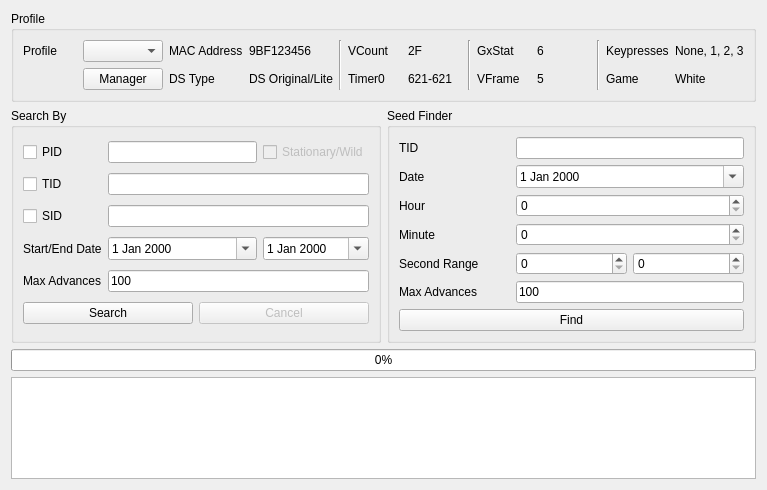
<?xml version="1.0" encoding="UTF-8"?>
<ui version="4.0">
 <class>IDs5</class>
 <widget class="QWidget" name="IDs5">
  <property name="geometry">
   <rect>
    <x>0</x>
    <y>0</y>
    <width>767</width>
    <height>490</height>
   </rect>
  </property>
  <property name="windowTitle">
   <string>Gen 5 TID/SID</string>
  </property>
  <layout class="QGridLayout" name="gridLayout">
   <item row="0" column="0" colspan="2">
    <widget class="QGroupBox" name="groupBoxProfile">
     <property name="title">
      <string>Profile</string>
     </property>
     <layout class="QGridLayout" name="gridLayout_5">
      <item row="0" column="2">
       <widget class="QLabel" name="labelProfileMACAddress">
        <property name="text">
         <string>MAC Address</string>
        </property>
       </widget>
      </item>
      <item row="0" column="7" rowspan="2">
       <widget class="Line" name="line_2">
        <property name="orientation">
         <enum>Qt::Vertical</enum>
        </property>
       </widget>
      </item>
      <item row="1" column="6">
       <widget class="QLabel" name="labelProfileTimer0Value">
        <property name="text">
         <string notr="true">621-621</string>
        </property>
       </widget>
      </item>
      <item row="0" column="1">
       <widget class="QComboBox" name="comboBoxProfiles"/>
      </item>
      <item row="0" column="3">
       <widget class="QLabel" name="labelProfileMACAddressValue">
        <property name="text">
         <string notr="true">9BF123456</string>
        </property>
       </widget>
      </item>
      <item row="1" column="3">
       <widget class="QLabel" name="labelProfileDSTypeValue">
        <property name="text">
         <string>DS Original/Lite</string>
        </property>
       </widget>
      </item>
      <item row="0" column="12">
       <widget class="QLabel" name="labelProfileKeypressesValue">
        <property name="text">
         <string>None, 1, 2, 3</string>
        </property>
       </widget>
      </item>
      <item row="0" column="0">
       <widget class="QLabel" name="labelProfile">
        <property name="text">
         <string>Profile</string>
        </property>
       </widget>
      </item>
      <item row="1" column="2">
       <widget class="QLabel" name="labelProfileDSType">
        <property name="text">
         <string>DS Type</string>
        </property>
       </widget>
      </item>
      <item row="0" column="5">
       <widget class="QLabel" name="labelProfileVCount">
        <property name="text">
         <string>VCount</string>
        </property>
       </widget>
      </item>
      <item row="0" column="4" rowspan="2">
       <widget class="Line" name="line_3">
        <property name="orientation">
         <enum>Qt::Vertical</enum>
        </property>
       </widget>
      </item>
      <item row="0" column="10" rowspan="2">
       <widget class="Line" name="line">
        <property name="orientation">
         <enum>Qt::Vertical</enum>
        </property>
       </widget>
      </item>
      <item row="1" column="5">
       <widget class="QLabel" name="labelProfileTimer0">
        <property name="text">
         <string>Timer0</string>
        </property>
       </widget>
      </item>
      <item row="0" column="8">
       <widget class="QLabel" name="labelProfileGxStat">
        <property name="text">
         <string>GxStat</string>
        </property>
       </widget>
      </item>
      <item row="0" column="9">
       <widget class="QLabel" name="labelProfileGxStatValue">
        <property name="text">
         <string notr="true">6</string>
        </property>
       </widget>
      </item>
      <item row="1" column="1">
       <widget class="QPushButton" name="pushButtonProfileManager">
        <property name="text">
         <string>Manager</string>
        </property>
       </widget>
      </item>
      <item row="0" column="6">
       <widget class="QLabel" name="labelProfileVCountValue">
        <property name="text">
         <string notr="true">2F</string>
        </property>
       </widget>
      </item>
      <item row="1" column="8">
       <widget class="QLabel" name="labelProfileVFrame">
        <property name="text">
         <string>VFrame</string>
        </property>
       </widget>
      </item>
      <item row="1" column="11">
       <widget class="QLabel" name="labelProfileGame">
        <property name="text">
         <string>Game</string>
        </property>
       </widget>
      </item>
      <item row="1" column="12">
       <widget class="QLabel" name="labelProfileGameValue">
        <property name="text">
         <string>White</string>
        </property>
       </widget>
      </item>
      <item row="1" column="9">
       <widget class="QLabel" name="labelProfileVFrameValue">
        <property name="text">
         <string notr="true">5</string>
        </property>
       </widget>
      </item>
      <item row="0" column="11">
       <widget class="QLabel" name="labelProfileKeypresses">
        <property name="text">
         <string>Keypresses</string>
        </property>
       </widget>
      </item>
     </layout>
    </widget>
   </item>
   <item row="1" column="1">
    <widget class="QGroupBox" name="groupBoxSeedFinder">
     <property name="sizePolicy">
      <sizepolicy hsizetype="Preferred" vsizetype="Preferred">
       <horstretch>1</horstretch>
       <verstretch>0</verstretch>
      </sizepolicy>
     </property>
     <property name="title">
      <string>Seed Finder</string>
     </property>
     <layout class="QGridLayout" name="gridLayout_4">
      <item row="4" column="1">
       <widget class="QSpinBox" name="spinBoxMinSecond">
        <property name="maximum">
         <number>59</number>
        </property>
       </widget>
      </item>
      <item row="4" column="0">
       <widget class="QLabel" name="labelSecondRange">
        <property name="text">
         <string>Second Range</string>
        </property>
       </widget>
      </item>
      <item row="1" column="1" colspan="2">
       <widget class="DateEdit" name="dateEdit">
        <property name="maximumDateTime">
         <datetime>
          <hour>23</hour>
          <minute>59</minute>
          <second>59</second>
          <year>2099</year>
          <month>12</month>
          <day>31</day>
         </datetime>
        </property>
        <property name="minimumDateTime">
         <datetime>
          <hour>0</hour>
          <minute>0</minute>
          <second>0</second>
          <year>2000</year>
          <month>1</month>
          <day>1</day>
         </datetime>
        </property>
        <property name="calendarPopup">
         <bool>true</bool>
        </property>
       </widget>
      </item>
      <item row="2" column="0">
       <widget class="QLabel" name="labelHour">
        <property name="text">
         <string>Hour</string>
        </property>
       </widget>
      </item>
      <item row="4" column="2">
       <widget class="QSpinBox" name="spinBoxMaxSecond">
        <property name="maximum">
         <number>59</number>
        </property>
       </widget>
      </item>
      <item row="0" column="0">
       <widget class="QLabel" name="labelTID">
        <property name="text">
         <string>TID</string>
        </property>
       </widget>
      </item>
      <item row="5" column="0">
       <widget class="QLabel" name="labelAdvanceRange">
        <property name="text">
         <string>Max Advances</string>
        </property>
       </widget>
      </item>
      <item row="1" column="0">
       <widget class="QLabel" name="labelDate">
        <property name="text">
         <string>Date</string>
        </property>
       </widget>
      </item>
      <item row="0" column="1" colspan="2">
       <widget class="TextBox" name="textBoxSeedFinderTID"/>
      </item>
      <item row="6" column="0" colspan="3">
       <widget class="QPushButton" name="pushButtonFind">
        <property name="text">
         <string>Find</string>
        </property>
       </widget>
      </item>
      <item row="3" column="0">
       <widget class="QLabel" name="labelMinute">
        <property name="text">
         <string>Minute</string>
        </property>
       </widget>
      </item>
      <item row="3" column="1" colspan="2">
       <widget class="QSpinBox" name="spinBoxMinute">
        <property name="maximum">
         <number>59</number>
        </property>
       </widget>
      </item>
      <item row="2" column="1" colspan="2">
       <widget class="QSpinBox" name="spinBoxHour">
        <property name="maximum">
         <number>23</number>
        </property>
       </widget>
      </item>
      <item row="5" column="1" colspan="2">
       <widget class="TextBox" name="textBoxSeedFinderMaxAdvances">
        <property name="text">
         <string notr="true">100</string>
        </property>
       </widget>
      </item>
     </layout>
    </widget>
   </item>
   <item row="3" column="0" colspan="2">
    <widget class="TableView" name="tableView"/>
   </item>
   <item row="1" column="0">
    <widget class="QGroupBox" name="groupBoxSearchBy">
     <property name="sizePolicy">
      <sizepolicy hsizetype="Preferred" vsizetype="Preferred">
       <horstretch>1</horstretch>
       <verstretch>1</verstretch>
      </sizepolicy>
     </property>
     <property name="title">
      <string>Search By</string>
     </property>
     <layout class="QGridLayout" name="gridLayout_2">
      <item row="0" column="0">
       <widget class="QCheckBox" name="checkBoxPID">
        <property name="text">
         <string>PID</string>
        </property>
       </widget>
      </item>
      <item row="3" column="2">
       <widget class="DateEdit" name="dateEditEnd">
        <property name="maximumDateTime">
         <datetime>
          <hour>23</hour>
          <minute>59</minute>
          <second>59</second>
          <year>2099</year>
          <month>12</month>
          <day>31</day>
         </datetime>
        </property>
        <property name="minimumDateTime">
         <datetime>
          <hour>0</hour>
          <minute>0</minute>
          <second>0</second>
          <year>2000</year>
          <month>1</month>
          <day>1</day>
         </datetime>
        </property>
        <property name="calendarPopup">
         <bool>true</bool>
        </property>
       </widget>
      </item>
      <item row="1" column="1" colspan="2">
       <widget class="TextBox" name="textBoxTID"/>
      </item>
      <item row="3" column="1">
       <widget class="DateEdit" name="dateEditStart">
        <property name="maximumDateTime">
         <datetime>
          <hour>23</hour>
          <minute>59</minute>
          <second>59</second>
          <year>2099</year>
          <month>12</month>
          <day>31</day>
         </datetime>
        </property>
        <property name="minimumDateTime">
         <datetime>
          <hour>0</hour>
          <minute>0</minute>
          <second>0</second>
          <year>2000</year>
          <month>1</month>
          <day>1</day>
         </datetime>
        </property>
        <property name="calendarPopup">
         <bool>true</bool>
        </property>
       </widget>
      </item>
      <item row="1" column="0">
       <widget class="QCheckBox" name="checkBoxTID">
        <property name="text">
         <string>TID</string>
        </property>
       </widget>
      </item>
      <item row="4" column="1" colspan="2">
       <widget class="TextBox" name="textBoxMaxAdvances">
        <property name="text">
         <string notr="true">100</string>
        </property>
       </widget>
      </item>
      <item row="6" column="0" colspan="3">
       <layout class="QHBoxLayout" name="horizontalLayout">
        <item>
         <widget class="QPushButton" name="pushButtonSearch">
          <property name="text">
           <string>Search</string>
          </property>
         </widget>
        </item>
        <item>
         <widget class="QPushButton" name="pushButtonCancel">
          <property name="enabled">
           <bool>false</bool>
          </property>
          <property name="text">
           <string>Cancel</string>
          </property>
         </widget>
        </item>
       </layout>
      </item>
      <item row="2" column="1" colspan="2">
       <widget class="TextBox" name="textBoxSID"/>
      </item>
      <item row="4" column="0">
       <widget class="QLabel" name="labelMaxFrame">
        <property name="text">
         <string>Max Advances</string>
        </property>
       </widget>
      </item>
      <item row="0" column="2">
       <widget class="QCheckBox" name="checkBoxXOR">
        <property name="enabled">
         <bool>false</bool>
        </property>
        <property name="text">
         <string>Stationary/Wild</string>
        </property>
       </widget>
      </item>
      <item row="2" column="0">
       <widget class="QCheckBox" name="checkBoxSID">
        <property name="text">
         <string>SID</string>
        </property>
       </widget>
      </item>
      <item row="0" column="1">
       <widget class="TextBox" name="textBoxPID"/>
      </item>
      <item row="3" column="0">
       <widget class="QLabel" name="labelDateTime">
        <property name="text">
         <string>Start/End Date</string>
        </property>
       </widget>
      </item>
     </layout>
    </widget>
   </item>
   <item row="2" column="0" colspan="2">
    <widget class="QProgressBar" name="progressBar">
     <property name="value">
      <number>0</number>
     </property>
    </widget>
   </item>
  </layout>
 </widget>
 <customwidgets>
  <customwidget>
   <class>TextBox</class>
   <extends>QLineEdit</extends>
   <header>Forms/Controls/TextBox.hpp</header>
  </customwidget>
  <customwidget>
   <class>TableView</class>
   <extends>QTableView</extends>
   <header>Forms/Controls/TableView.hpp</header>
  </customwidget>
  <customwidget>
   <class>DateEdit</class>
   <extends>QDateEdit</extends>
   <header>Forms/Controls/DateEdit.hpp</header>
  </customwidget>
 </customwidgets>
 <tabstops>
  <tabstop>comboBoxProfiles</tabstop>
  <tabstop>pushButtonProfileManager</tabstop>
  <tabstop>checkBoxPID</tabstop>
  <tabstop>textBoxPID</tabstop>
  <tabstop>checkBoxXOR</tabstop>
  <tabstop>checkBoxTID</tabstop>
  <tabstop>textBoxTID</tabstop>
  <tabstop>checkBoxSID</tabstop>
  <tabstop>textBoxSID</tabstop>
  <tabstop>dateEditStart</tabstop>
  <tabstop>dateEditEnd</tabstop>
  <tabstop>textBoxMaxAdvances</tabstop>
  <tabstop>pushButtonSearch</tabstop>
  <tabstop>pushButtonCancel</tabstop>
  <tabstop>textBoxSeedFinderTID</tabstop>
  <tabstop>dateEdit</tabstop>
  <tabstop>spinBoxHour</tabstop>
  <tabstop>spinBoxMinute</tabstop>
  <tabstop>spinBoxMinSecond</tabstop>
  <tabstop>spinBoxMaxSecond</tabstop>
  <tabstop>textBoxSeedFinderMaxAdvances</tabstop>
  <tabstop>pushButtonFind</tabstop>
  <tabstop>tableView</tabstop>
 </tabstops>
 <resources/>
 <connections/>
</ui>
